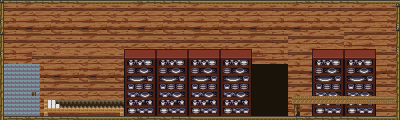

The image is a tile-based game level rendered from a .tmx file. Its description and source (layers, tilesets, objects; grid data summarised) follow:
An orthogonal 100x30 tile map with 4x4 px tiles, 5 tile layers (background, goods, solids, platform, ...), 3 tilesets.

<map version="1.0" orientation="orthogonal" renderorder="right-down" width="100" height="30" tilewidth="4" tileheight="4" nextobjectid="1">
 <tileset firstgid="1" name="town" tilewidth="4" tileheight="4" tilecount="16384" columns="128">
  <image source="town.png" trans="ff00ff" width="512" height="512" />
 </tileset>
 <tileset firstgid="16385" name="obj_misk_atlas" tilewidth="4" tileheight="4" tilecount="65536" columns="256">
  <image source="obj_misk_atlas.png" trans="ff00ff" width="1024" height="1024" />
 </tileset>
 <tileset firstgid="81921" name="town" tilewidth="4" tileheight="4" tilecount="16384" columns="128">
  <image source="town.png" trans="ff00ff" width="512" height="512" />
 </tileset>
 <layer name="background" width="100" height="30">
  <data>[3000 cells, 2467 non-empty, 258 distinct tile ids]</data>
 </layer>
 <layer name="goods" width="100" height="30">
  <data>[3000 cells, 1614 non-empty, 211 distinct tile ids]</data>
 </layer>
 <layer name="solids" width="100" height="30">
  <data>[3000 cells, 256 non-empty, 42 distinct tile ids]</data>
 </layer>
 <layer name="platform" width="100" height="30">
  <data>[3000 cells, 0 non-empty, 0 distinct tile ids]</data>
 </layer>
 <layer name="foreground" width="100" height="30">
  <data>[3000 cells, 194 non-empty, 51 distinct tile ids]</data>
 </layer>
</map>
